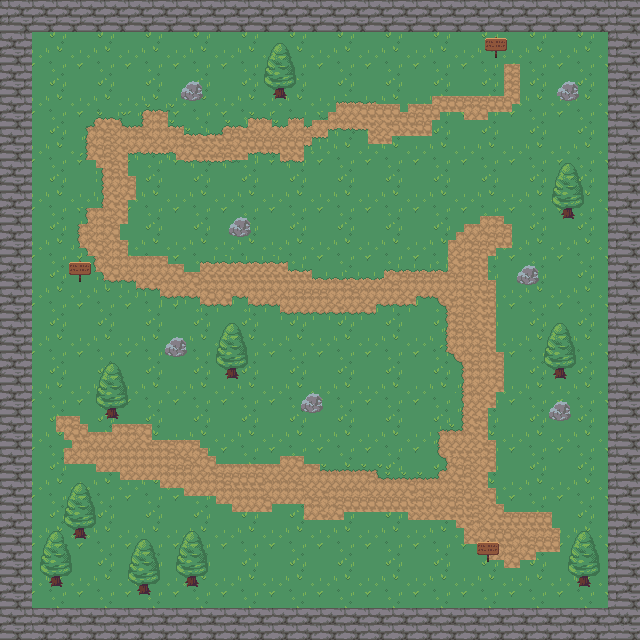

The image is a tile-based game level rendered from a .tmx file. Its description and source (layers, tilesets, objects; grid data summarised) follow:
An orthogonal 80x80 tile map with 8x8 px tiles, 5 tile layers (borders, background, path, sur-path, ...), 5 tilesets and 9 objects (player, city_exit, city_enter, mission_end, start_mission).

<map version="1.9" tiledversion="1.9.2" orientation="orthogonal" renderorder="right-down" width="80" height="80" tilewidth="8" tileheight="8" infinite="0" nextlayerid="9" nextobjectid="14">
 <tileset firstgid="1" name="house" tilewidth="8" tileheight="8" tilecount="3100" columns="62">
  <image source="resrc/1620294938-house-removebg-preview.png" trans="000000" width="500" height="400" />
 </tileset>
 <tileset firstgid="3101" name="IceTileset" tilewidth="8" tileheight="8" tilecount="2880" columns="80">
  <image source="resrc/IceTileset.png" trans="000000" width="640" height="288" />
 </tileset>
 <tileset firstgid="5981" name="RPG Nature Tileset" tilewidth="8" tileheight="8" tilecount="2880" columns="80">
  <image source="resrc/RPG Nature Tileset.png" trans="000000" width="641" height="288" />
 </tileset>
 <tileset firstgid="8861" name="tileset_dungeon" tilewidth="8" tileheight="8" tilecount="1024" columns="32">
  <image source="resrc/tileset_dungeon.png" trans="000000" width="256" height="256" />
 </tileset>
 <tileset firstgid="9885" name="tileset" tilewidth="8" tileheight="8" tilecount="2200" columns="44">
  <image source="resrc/pngegg__3_-removebg-preview.png" trans="000000" width="352" height="400" />
 </tileset>
 <layer id="2" name="borders" width="80" height="80">
  <data>[6400 cells, 1216 non-empty, 12 distinct tile ids]</data>
 </layer>
 <layer id="1" name="background" width="80" height="80">
  <data>[6400 cells, 5184 non-empty, 40 distinct tile ids]</data>
 </layer>
 <layer id="3" name="path" width="80" height="80">
  <data>[6400 cells, 1077 non-empty, 5 distinct tile ids]</data>
 </layer>
 <layer id="6" name="sur-path" width="80" height="80">
  <data>[6400 cells, 199 non-empty, 31 distinct tile ids]</data>
 </layer>
 <layer id="5" name="vegetation" width="80" height="80">
  <data>[6400 cells, 477 non-empty, 64 distinct tile ids]</data>
 </layer>
 <objectgroup id="7" name="border">
  <object id="1" x="0" y="-1" width="639" height="32">
   <properties>
    <property name="collision" type="bool" value="true" />
   </properties>
  </object>
  <object id="3" x="608" y="14" width="30" height="625">
   <properties>
    <property name="collision" type="bool" value="true" />
   </properties>
  </object>
  <object id="4" x="1" y="24" width="29" height="616">
   <properties>
    <property name="collision" type="bool" value="true" />
   </properties>
  </object>
  <object id="6" x="14" y="610" width="604" height="29">
   <properties>
    <property name="collision" type="bool" value="true" />
   </properties>
  </object>
 </objectgroup>
 <objectgroup id="8" name="points">
  <object id="8" name="player" x="535" y="559">
   <point />
  </object>
  <object id="10" name="city_exit" x="530.667" y="67.3333">
   <point />
  </object>
  <object id="11" name="city_enter" x="519.333" y="580.667">
   <point />
  </object>
  <object id="12" name="mission_end" x="320" y="264">
   <point />
  </object>
  <object id="13" name="start_mission" x="307.333" y="299.333" width="31.3333" height="23.3333" />
 </objectgroup>
</map>
